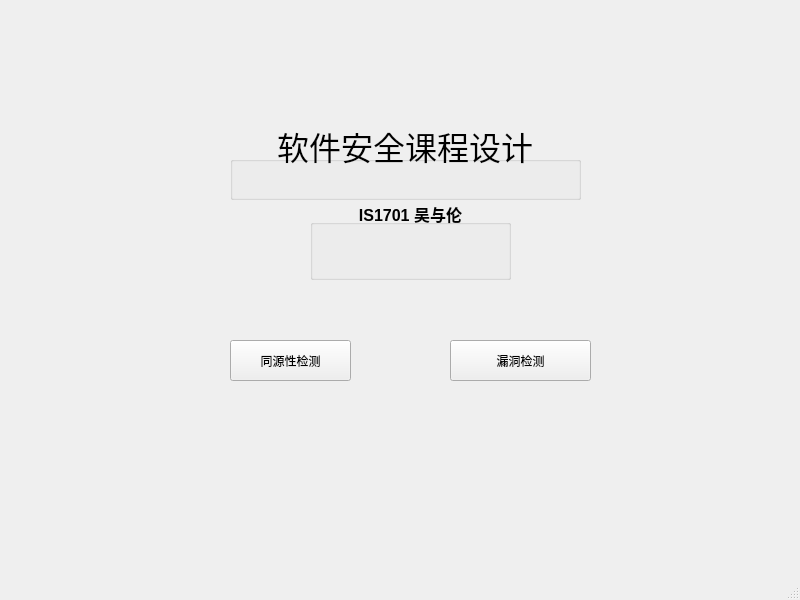
<?xml version="1.0" encoding="UTF-8"?>
<ui version="4.0">
 <class>MainWindow</class>
 <widget class="QMainWindow" name="MainWindow">
  <property name="geometry">
   <rect>
    <x>0</x>
    <y>0</y>
    <width>800</width>
    <height>600</height>
   </rect>
  </property>
  <property name="windowTitle">
   <string>MainWindow</string>
  </property>
  <widget class="QWidget" name="centralwidget">
   <widget class="QToolButton" name="toolButton">
    <property name="geometry">
     <rect>
      <x>230</x>
      <y>340</y>
      <width>121</width>
      <height>41</height>
     </rect>
    </property>
    <property name="text">
     <string>同源性检测</string>
    </property>
   </widget>
   <widget class="QToolButton" name="toolButton_2">
    <property name="geometry">
     <rect>
      <x>450</x>
      <y>340</y>
      <width>141</width>
      <height>41</height>
     </rect>
    </property>
    <property name="text">
     <string>漏洞检测</string>
    </property>
   </widget>
   <widget class="QGroupBox" name="groupBox">
    <property name="geometry">
     <rect>
      <x>230</x>
      <y>120</y>
      <width>351</width>
      <height>80</height>
     </rect>
    </property>
    <property name="font">
     <font>
      <family>Arial</family>
      <pointsize>24</pointsize>
     </font>
    </property>
    <property name="title">
     <string>软件安全课程设计</string>
    </property>
    <property name="alignment">
     <set>Qt::AlignCenter</set>
    </property>
   </widget>
   <widget class="QGroupBox" name="groupBox_2">
    <property name="geometry">
     <rect>
      <x>310</x>
      <y>200</y>
      <width>201</width>
      <height>80</height>
     </rect>
    </property>
    <property name="font">
     <font>
      <family>Arial</family>
      <pointsize>12</pointsize>
      <weight>75</weight>
      <bold>true</bold>
     </font>
    </property>
    <property name="title">
     <string>IS1701 吴与伦</string>
    </property>
    <property name="alignment">
     <set>Qt::AlignCenter</set>
    </property>
   </widget>
  </widget>
  <widget class="QMenuBar" name="menubar">
   <property name="geometry">
    <rect>
     <x>0</x>
     <y>0</y>
     <width>800</width>
     <height>26</height>
    </rect>
   </property>
  </widget>
  <widget class="QStatusBar" name="statusbar"/>
 </widget>
 <resources/>
 <connections>
  <connection>
   <sender>toolButton</sender>
   <signal>clicked()</signal>
   <receiver>toolButton</receiver>
   <slot>click()</slot>
   <hints>
    <hint type="sourcelabel">
     <x>278</x>
     <y>398</y>
    </hint>
    <hint type="destinationlabel">
     <x>278</x>
     <y>398</y>
    </hint>
   </hints>
  </connection>
 </connections>
</ui>
